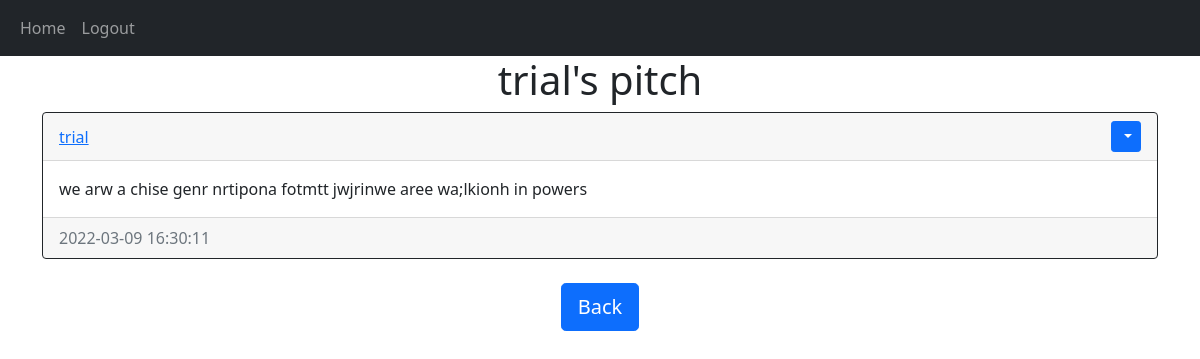
Before: /pitches/trial (signed in) with the older database file.
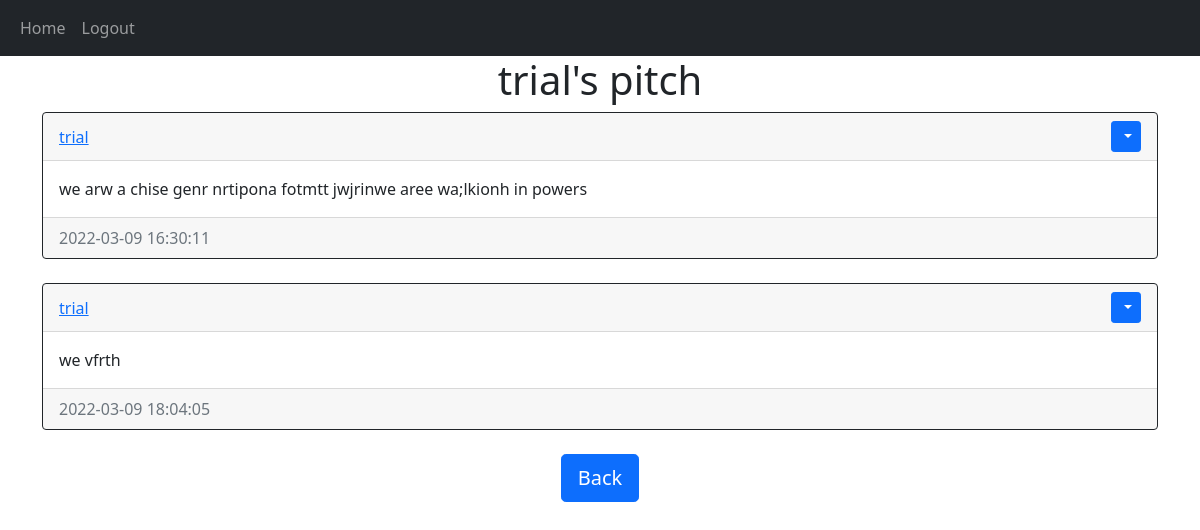
After: the same page with the newer database file.
### website/models.py (models this page shows)
class User(db.Model,UserMixin): #Inherits from db model and userMixin
    id=db.Column(db.Integer,primary_key=True)
    email=db.Column(db.String(150),unique=True) #prevent users with duplicate emails
    username=db.Column(db.String(150),unique=True)
    password=db.Column(db.String(150))
    date_created=db.Column(db.DateTime(timezone=True),default=func.now()) #if nothing is passed,by default the column will be filled by the current time
    pitch=db.relationship('Pitch', backref='user',passive_deletes=True)# backref to allow access to user model

class Pitch(db.Model):
    id=db.Column(db.Integer,primary_key=True)
    text=db.Column(db.Text,nullable=False)
    date_created=db.Column(db.DateTime(timezone=True),default=func.now())
    author =db.Column(db.Integer,db.ForeignKey('user.id',ondelete='CASCADE'),nullable=False)

### website/views.py (the view)
@views.route("/pitches/<username>")
@login_required
def pitches(username):
    user = User.query.filter_by(username=username).first()
    if not user:
        flash('No user with that username exists.', category='error')
        return redirect(url_for('views.home'))
    pitches = Pitch.query.filter_by(author=user.id).all()
    return render_template("pitch.html", user=current_user, pitches=pitches, username=username)

### website/__init__.py (called while the page is built)
def create_app():
    app = Flask(__name__)
    app.config['SECRET_KEY'] = "helloworld"
    app.config['SQLALCHEMY_DATABASE_URI']=f'sqlite:///{DB_NAME}'
    db.init_app(app)
    from .views import views
    from .auth import auth
    app.register_blueprint(views, url_prefix="/")
    app.register_blueprint(auth, url_prefix="/")
    from .models import User,Pitch
    create_database(app)
    login_manager= LoginManager ()
    login_manager.login_view="auth.login"
    login_manager.init_app(app)
    @login_manager.user_loader
    def load_user(id):
        return User.query.get(int(id))
    return app

### website/templates/pitch.html (shortened to what this page needs)
{% extends "pitch_div.html" %}  {% block header %} {{username}}'s pitch {% endblock %} {% block footer %}
    <div align="center">
      <a href="/home"
        ><button type="button" class="btn btn-primary btn-lg">Back</button></a
      >
    </div>
    {% endblock %}

### website/templates/pitch_div.html (shortened to what this page needs)
{% extends "base.html" %}
{% block content %}
<h1 align="center" > {%  block header %} Pitches {% endblock %} </h1>
<div id="pitches">
{% for pitch in pitches %}
<div class="card border-dark">
   <div class="card-header d-flex justify-content-between align-items-center">
<a href="/pitches/{{pitch.user.username}}">{{pitch.user.username}}</a>
{% if user.id == pitch.author %}
<div class="btn-group">
<button type="button" class="btn btn-sm btn-primary dropdown-toggle" data-bs-toggle="dropdown">
</button>
</div>
{% endif %}
   </div>
<div class="card-body">
    <div class="card-text">
        {{pitch.text}}
    </div>
</div>
<div class="card-footer text-muted">
    {{pitch.date_created}}
</div>
</div>
<br >{% endfor %}
</div>
 {% block footer %}{% endblock %}
{% endblock %}

### website/templates/base.html (shortened to what this page needs)
<!DOCTYPE html>
<html lang="en">
<head>
<link href="https://cdn.jsdelivr.net/npm/bootstrap@5.1.3/dist/css/bootstrap.min.css" rel="stylesheet">
</head>
<body>
 <nav class="navbar navbar-expand-lg navbar-dark bg-dark">
  <div class="container-fluid">
    <div class="collapse navbar-collapse" id="navbar">
      <div class="navbar-nav">
        <a class="nav-item nav-link" href="/home">Home</a>
        {% if user.is_authenticated %}
        <a class="nav-item nav-link" href="/logout">Logout</a>
        {% else %}
        <a class="nav-item nav-link" href="/login">Login</a>
        <a class="nav-item nav-link" href="/sign-up">Sign Up</a>
        {% endif %}
      </div>
    </div>
  </div>
</nav>
  <div class="container">  {% block content %} {% endblock %} </div>
</body>
</html>

Changed rows visible on the page:
added Pitch: user.username "trial", text "we vfrth", date_created "2022-03-09 18:04:05"
